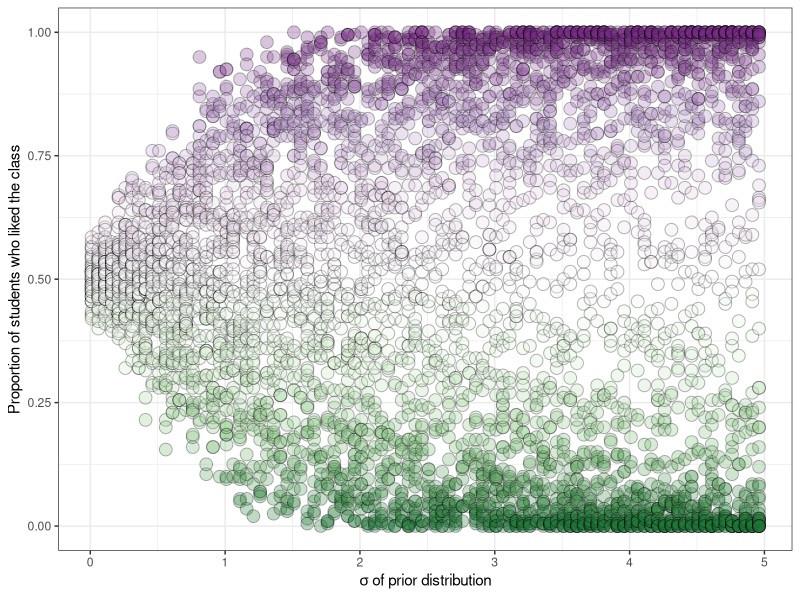
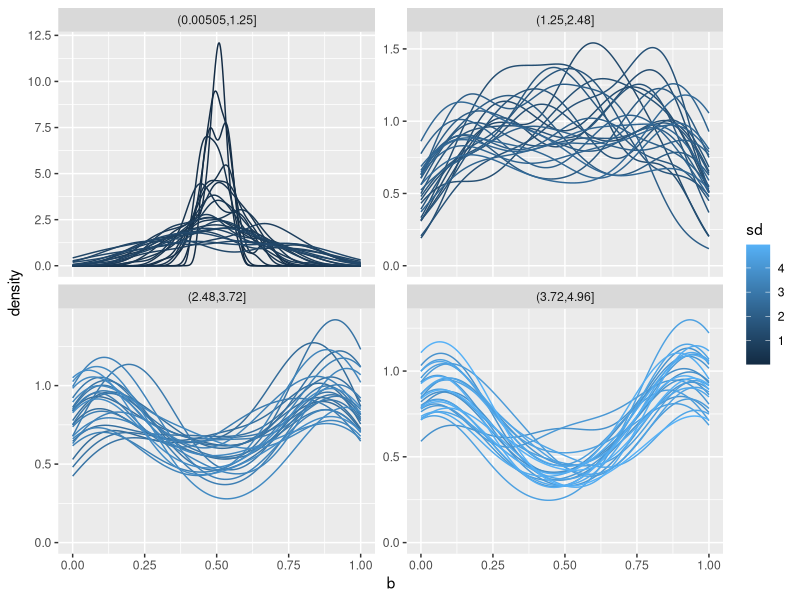
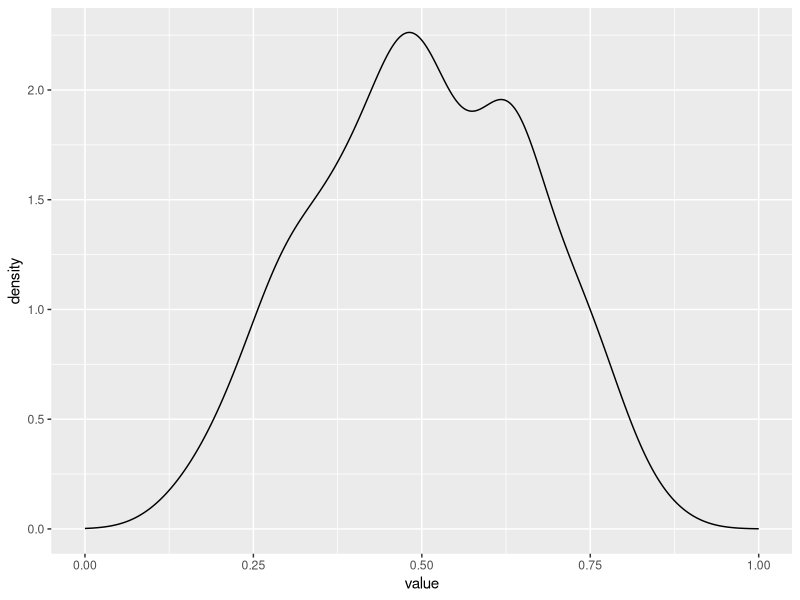
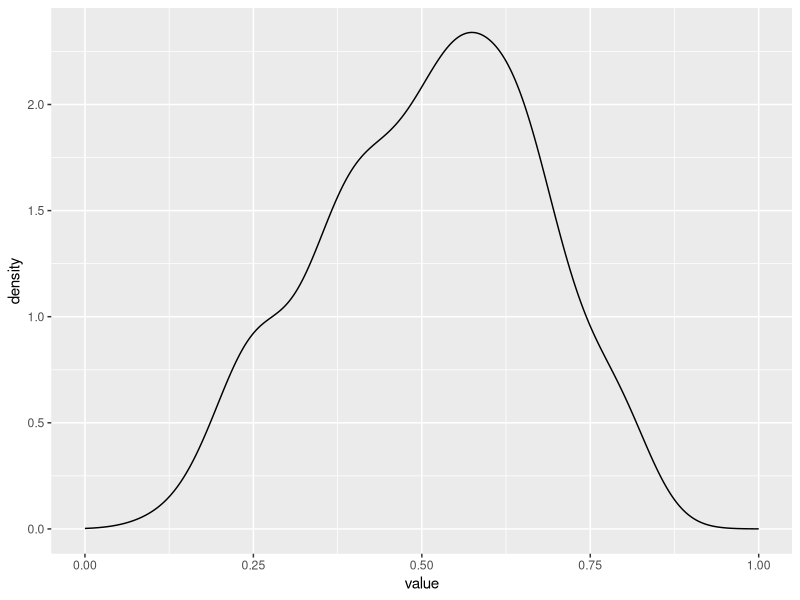

Write the R code that produced these figures, in order.
## ---- chunk 1
inv_logit <- function(x) exp(x)/(exp(x) + 1)
inv_logit(0)
## ---- chunk 2
suppressPackageStartupMessages(library(tidyverse))

dd <- tibble(sd = seq(0.01,5,by = 0.05),
                 r  = map(sd,~ rnorm(50,0,.))) %>% 
  unnest(r) %>% 
  mutate(p = inv_logit(r))

dd %>% 
  # for every little world that the normal generates, sample the probability
  mutate(b = map_dbl(p, ~ rbinom(prob = .x, size = 200, n = 1))/200) %>% 
  # mutate(m = map_dbl(b, mean)) %>% ungroup %>% #tail()
  ggplot(aes(x = sd, y = b, fill = b)) + 
  geom_point(alpha = 0.3, size = 4, pch = 21) + 
  scale_fill_distiller(type="div", palette = 3) + 
  theme_bw() + 
  guides(fill = FALSE) + 
  labs(y = "Proportion of students who liked the class",
       x = expression(paste(sigma, " of prior distribution")))
## ---- chunk 3
dd %>% 
  mutate(sd_c = cut(sd, breaks = 4)) %>% 
  # for every little world that the normal generates, sample the probability
  mutate(b = map_dbl(p, ~ rbinom(prob = .x, size = 200, n = 1))/200) %>% 
  ggplot(aes(x = b, colour = sd, group = sd)) + 
  geom_density() + 
  facet_wrap(~sd_c, scales = "free_y")

## ---- chunk 4
many_samples <- 300 %>% 
  rnorm(0,0.7) %>% 
  inv_logit() %>% 
  map_dbl(~ rbinom(n = 1, size = 200, prob = .))

(many_samples/200) %>% 
  tibble::enframe(.) %>% 
  ggplot(aes(x = value)) + 
  geom_density() + 
  scale_x_continuous(limits = c(0,1)) 

300 %>% 
  rnorm(0,0.7) %>% 
  inv_logit() %>% 
  map(rbinom, size = 1, n = 200) %>% 
  map_dbl(mean) %>% 
  tibble::enframe(.) %>% 
  ggplot(aes(x = value)) + 
  geom_density() + 
  scale_x_continuous(limits = c(0,1))

